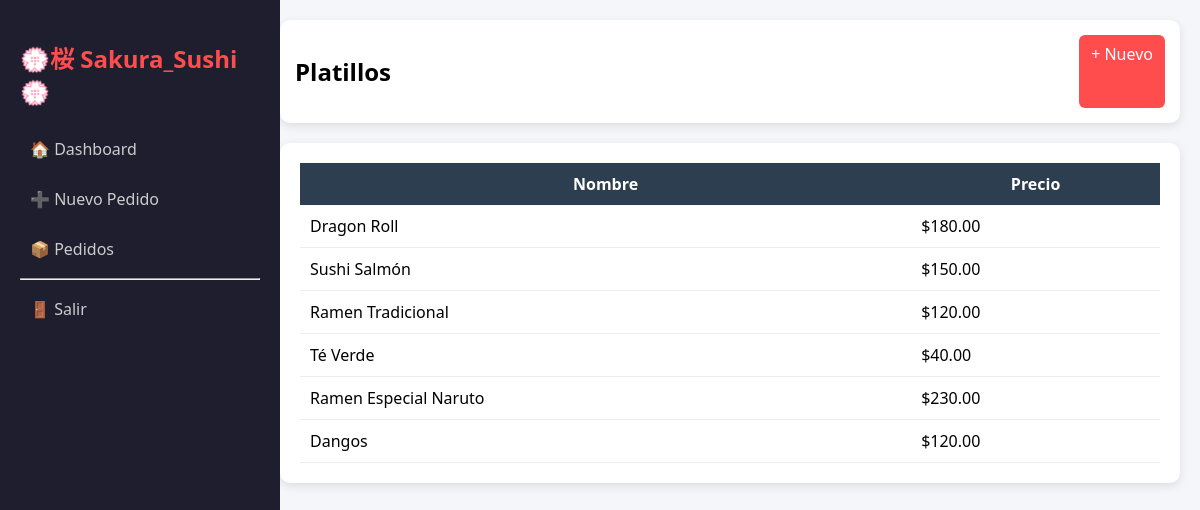
Page /platillos/listar.php (signed in) on the committed database.
### tables this page shows
CREATE TABLE `platillos` (
  `id` int(11) NOT NULL,
  `nombre` varchar(100) DEFAULT NULL,
  `precio` decimal(10,2) DEFAULT NULL,
  `categoria_id` int(11) DEFAULT NULL
);

### platillos/listar.php (the view, shortened to what this page needs)
<?php include("../menu.php"); ?>
<?php include("../conexion.php"); ?>
<link rel="stylesheet" href="../assets/css/styles.css">
<div class="main">
<div class="nav">
<h2>Platillos</h2>
<a href="crear.php" class="btn">+ Nuevo</a>
</div>
<div class="card">
<table>
<tr>
<th>Nombre</th>
<th>Precio</th>
</tr>
<?php
$res=$conn->query("SELECT * FROM platillos");
while($r=$res->fetch_assoc()){
?>
<tr>
<td><?php echo $r['nombre']; ?></td>
<td>$<?php echo $r['precio']; ?></td>
</tr>
<?php } ?>
</table>
</div>
</div>

### assets/css/styles.css (style rules this page uses)
.main { margin-left:260px;padding:20px; }
.nav { background:white;padding:15px;border-radius:10px; display:flex;justify-content:space-between; box-shadow:0 3px 10px rgba(0,0,0,0.1); }
.card { background:white;padding:20px;border-radius:10px; margin-top:20px;box-shadow:0 3px 10px rgba(0,0,0,0.1); }
.btn { background:#ff4d4d;color:white; padding:8px 12px;border-radius:6px; text-decoration:none;border:none;cursor:pointer; }
table { width:100%;border-collapse:collapse; }
th { background:#2c3e50;color:white;padding:10px; }
td { padding:10px;border-bottom:1px solid #eee; }
.main { margin-left:260px; padding:20px; }

### rows in the picture
platillos: nombre "Dragon Roll", precio "180.00"
platillos: nombre "Sushi Salmón", precio "150.00"
platillos: nombre "Ramen Tradicional", precio "120.00"
platillos: nombre "Té Verde", precio "40.00"
platillos: nombre "Ramen Especial Naruto", precio "230.00"
platillos: nombre "Dangos", precio "120.00"
